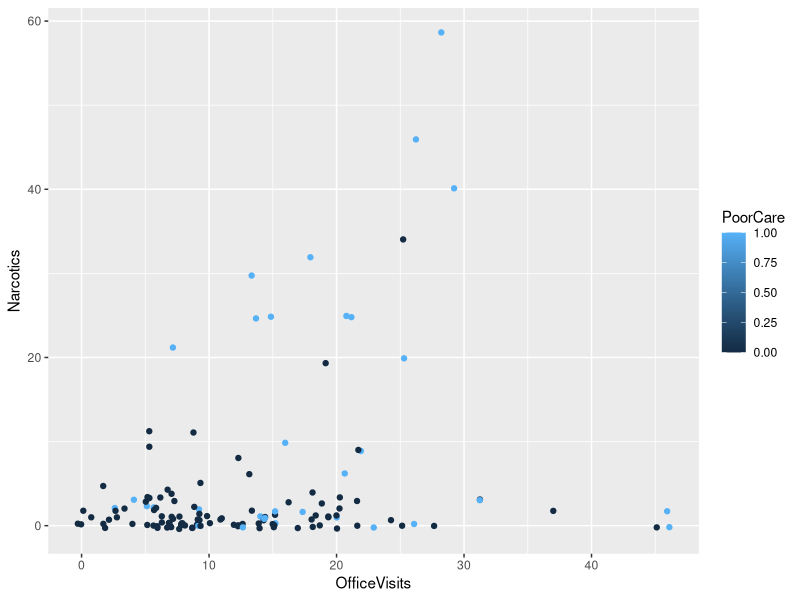
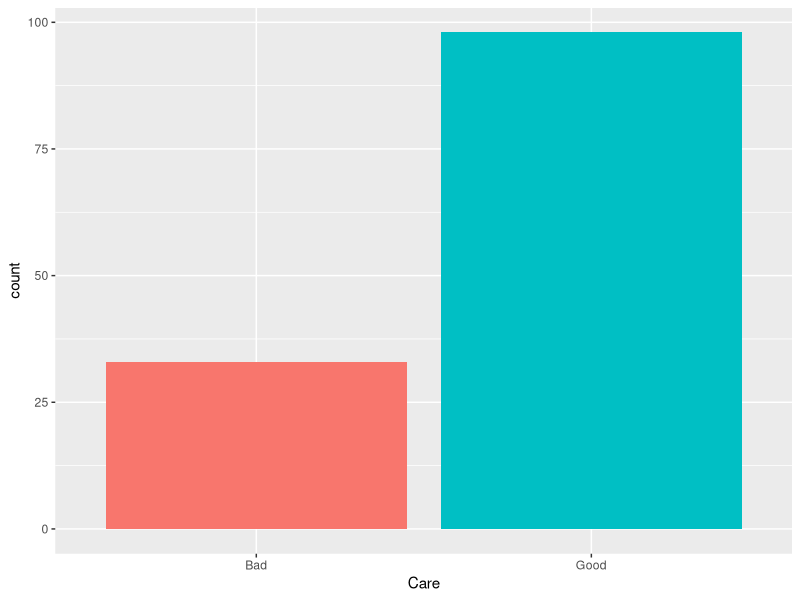

R code for these plots, in order: (Note: this script raises an error after producing the figures.)
library(tidyverse)
library(broom)
library(ROCR)
setwd("/home/donniemeyer32085/git/springboard_projects/machine_learning/logit_regression/")

### LOGIT REGRSSSION NOTES ###

quality <- read_csv("quality.csv")
quality <- na.omit(as.tibble(quality))
quality.info <- data.frame(attributes(quality)[c("names")])
View(quality)
glimpse(quality)

#scatter plot of two independent variables
quality %>% 
  ggplot(aes(x = OfficeVisits, y = Narcotics, color = PoorCare)) +
  geom_jitter()

#table function for PoorCare
table(quality$PoorCare)

#creat new variable care
quality <- quality %>% 
mutate(Care = ifelse(PoorCare == 1, "Bad", "Good"))
glimpse(quality)

#barof poorCare
  quality %>% 
    ggplot(aes(x = Care, fill = factor(Care))) +
    geom_bar() +
    guides(fill=FALSE) 
  
#base line method, predict frequent outcome for all observations, predict that all pateints are receiving good care
#base line method has an accuracy of about 75 %
98/(98+33)

#we need to randomally split our data set into a traing and test data set
#install package "caTools install.packages("caTools"), this package can randomly split your data
library(caTools)
set.seed(88)
#sample.split first argument dependet variable, and second argument percentage of data we want in the traing set
split <- sample.split(quality$PoorCare, SplitRatio = 0.75)
split

#TRUE means we should put that observation in the training set, and FALSE means we should put that observation in the test set
quality_train <- subset(quality, split == TRUE)
quality_test <- subset(quality, split == FALSE)

#logistic regression model
quality_log <- glm(PoorCare ~ OfficeVisits + Narcotics, data = quality_train, family = binomial)
summary(quality_log)
augment(quality_log, type = )

#the coefficients are positive indicating higher values of these two variables are indicitive of poor care
#AIC is a measure of quality in the model, similar to R^2, takes into account number variables used vs the size of the data set
#the best model is the AIC with the lowest value

#now lets use the model on the training set
predict_train <- predict(quality_log, data = quality_train, type = "response")
summary(predict_train)

#average 
tapply(predict_train, quality_train$PoorCare, mean)

#threshold value and confusion matrices, classification tables, specificty and sensitivity
table(quality_train$PoorCare, predict_train > 0.5)

#specificty, the true negative rate and sensitivity, the true positve rate
10/25 #sensitivity
70/74 #specificity

#increasing the threshold increased specificity and decreased sensitivity
table(quality_train$PoorCare, predict_train > 0.7)
8/25
73/74

#decreasing the threshold decreased specificity and increased sensitivity
table(quality_train$PoorCare, predict_train > 0.2)
8/25
54/74


#ROC curves
rocr_pred <- prediction(predict_train, quality_train$PoorCare)
rocr_perf <- performance(rocr_pred, "tpr", "fpr")
plot(rocr_perf)
plot(rocr_perf, colorize = TRUE)
plot(rocr_perf, colorize = TRUE, print.cutoffs.at = seq(0,1,0.1), text.adj = c(-0.2, 1.7))

#compute out of sample metrics on the test data set
predict_test <- predict(quality_log, type = "response", newdata = quality_test)
summary(predict_test)
summary(predict_train)
table(quality_test$PoorCare, predict_test > 0.3)

19/24
6/8

(.8+.75)/2

rocr_pred_2 <- prediction(predict_test, quality_test$PoorCare)
rocr_perf_2 <- performance(rocr_pred_2, "tpr", "fpr")
plot(rocr_perf_2, colorize = TRUE, print.cutoffs.at = seq(0,1,0.1), text.adj = c(-0.2, 1.7))
